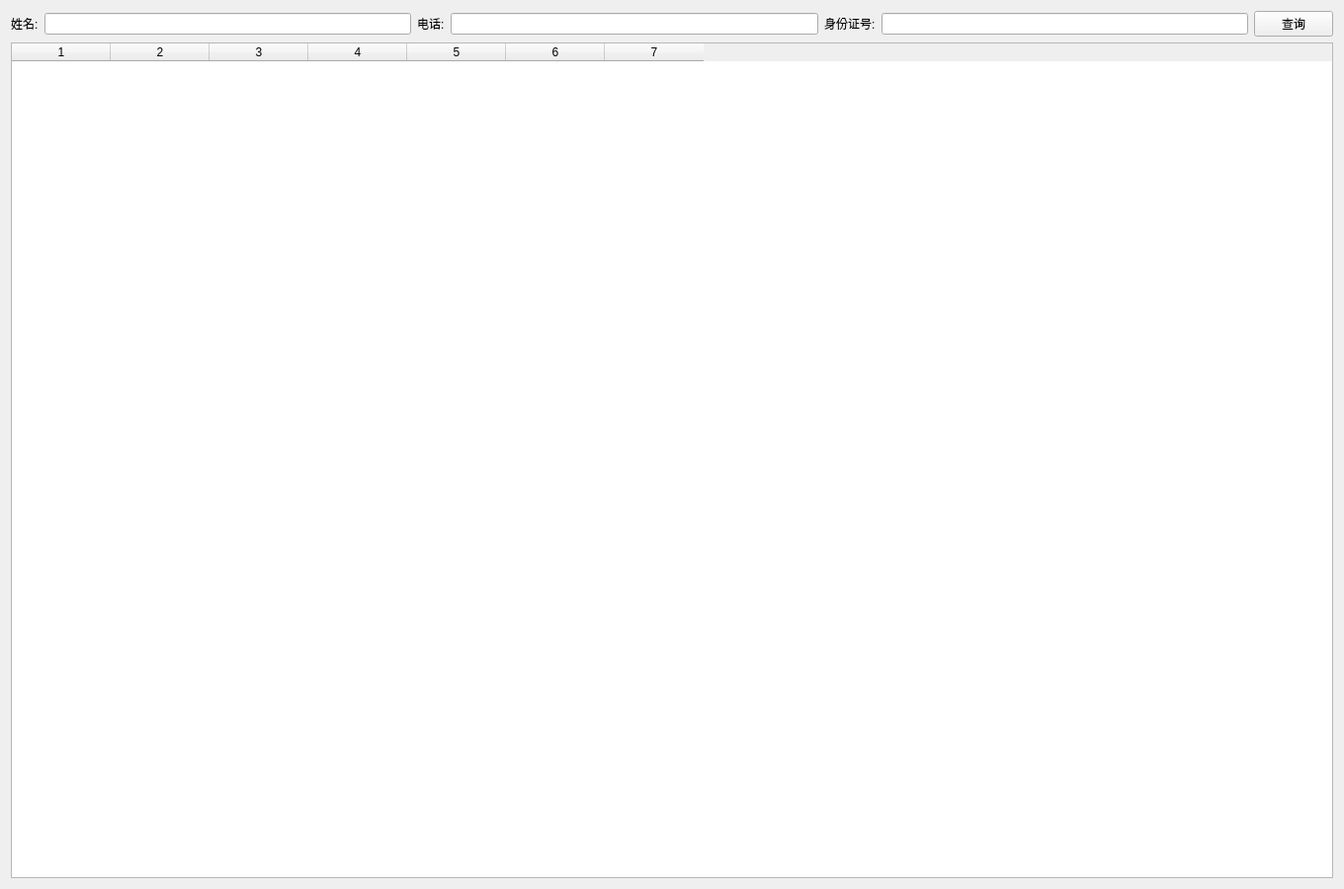
<?xml version="1.0" encoding="UTF-8"?>
<ui version="4.0">
 <class>OwnerQuery</class>
 <widget class="QWidget" name="OwnerQuery">
  <property name="geometry">
   <rect>
    <x>0</x>
    <y>0</y>
    <width>1360</width>
    <height>900</height>
   </rect>
  </property>
  <property name="windowTitle">
   <string>业主信息查询</string>
  </property>
  <layout class="QGridLayout" name="gridLayout">
   <item row="0" column="0">
    <widget class="QLabel" name="nameLabel">
     <property name="text">
      <string>姓名:</string>
     </property>
    </widget>
   </item>
   <item row="0" column="1">
    <widget class="QLineEdit" name="nameEdit"/>
   </item>
   <item row="0" column="2">
    <widget class="QLabel" name="phoneLabel">
     <property name="text">
      <string>电话:</string>
     </property>
    </widget>
   </item>
   <item row="0" column="3">
    <widget class="QLineEdit" name="phoneEdit"/>
   </item>
   <item row="0" column="4">
    <widget class="QLabel" name="idNumberLabel">
     <property name="text">
      <string>身份证号:</string>
     </property>
    </widget>
   </item>
   <item row="0" column="5">
    <widget class="QLineEdit" name="idNumberEdit"/>
   </item>
   <item row="0" column="6">
    <widget class="QPushButton" name="searchButton">
     <property name="text">
      <string>查询</string>
     </property>
    </widget>
   </item>
   <item row="1" column="0" colspan="7">
    <widget class="QTableWidget" name="tableWidget">
     <property name="columnCount">
      <number>7</number>
     </property>
     <column/>
     <column/>
     <column/>
     <column/>
     <column/>
     <column/>
     <column/>
    </widget>
   </item>
  </layout>
 </widget>
 <resources/>
 <connections/>
</ui>
